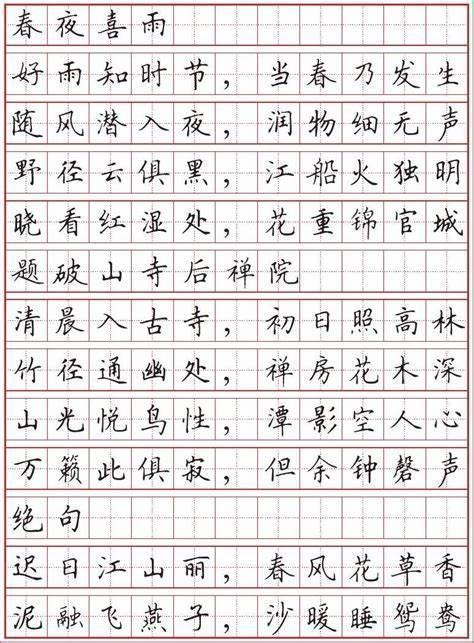
#> input picture PythonTest/images/th.jpg, 474 x 643 px, found by its file name
$ python detect_test.py   (older library calls are emulated)
#> lines starting #> are read from the running program, lines starting #| are printed output that depends on the picture; after the words box and inside, x2 and y2 are one past the last pixel; in counts of white or black regions, pixels touching at a corner belong together
import cv2
import numpy as np

# [97 lines left out: functions preprocess, findTextRegion, detect, not called in this run]

if __name__ == '__main__':

        # 读取文件
    imagePath = '/Users/amen/data/Learning/PythonTest/images/th.jpg'

    img = cv2.imread(imagePath)
#> img is the input picture: shape (643, 474, 3); mean B, G, R 223.9, 223.6, 227.1
    result = img.copy()

    gray = cv2.cvtColor(img,cv2.COLOR_BGR2GRAY)

    ret,thresh = cv2.threshold(gray,190,255,cv2.THRESH_BINARY)
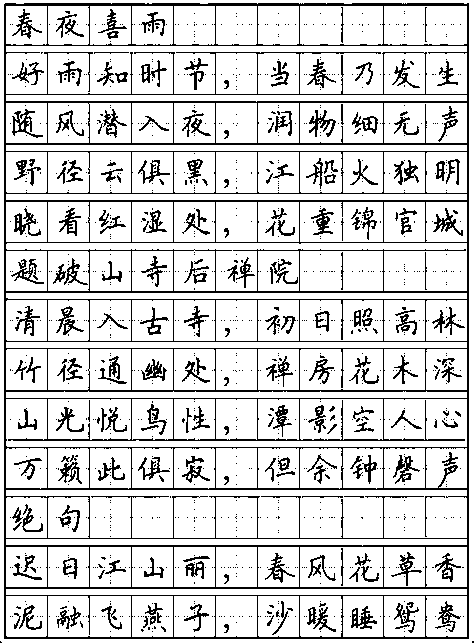
#> thresh: shape (643, 474); 83.6% white; black in thin lines or dots
    cv2.imwrite("thresh.jpg", thresh)

    kernel = cv2.getStructuringElement(cv2.MORPH_RECT, (5, 5))

    opened = cv2.morphologyEx(thresh, cv2.MORPH_OPEN, kernel)
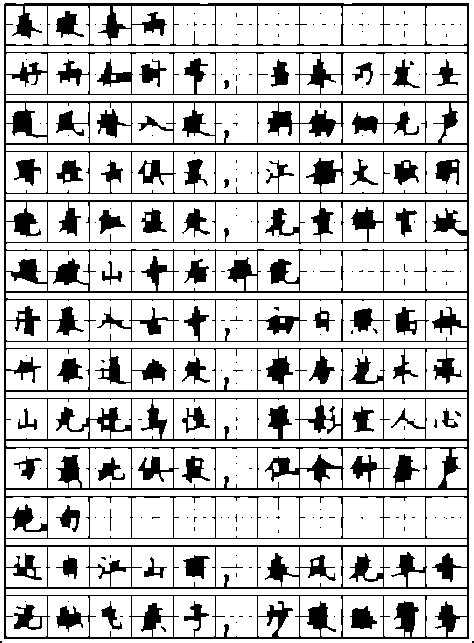
#> opened: shape (643, 474); 78.5% white; 197 black regions (159 under 20 px), largest, box (x1, y1, x2, y2) and area: (4, 3, 469, 639) 55423, (350, 606, 377, 629) 406, (435, 159, 460, 185) 385
    cv2.imwrite("opened.jpg", opened)

    eroded = cv2.erode(opened, kernel)
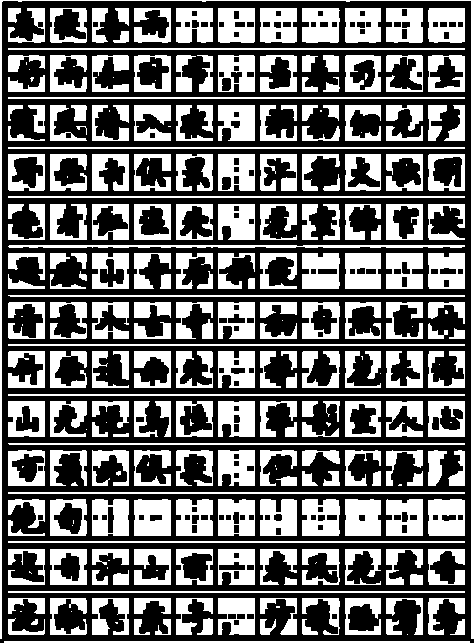
#> eroded: shape (643, 474); 41.9% white; 277 white regions (55 under 20 px)
    cv2.imwrite("eroded.jpg", eroded)

    contours, hierarchy = cv2.findContours(eroded,cv2.RETR_TREE,cv2.CHAIN_APPROX_SIMPLE)
#> contours = 427 contours, 56 with area under 20; largest, box (x1, y1, x2, y2) and area: (0, 0, 474, 639) 1928, (134, 55, 171, 92) 1279, (8, 154, 45, 191) 1278, (428, 55, 465, 92) 1278, (428, 499, 465, 536) 1272

    color = (0, 255, 0)
    for c in contours:
        x, y, w, h = cv2.boundingRect(c)
        cv2.rectangle(img, (x, y), (x + w, y + h), color, 1)
        temp = result[y:(y + h), x:(x + w)]
#> this loop made 427 passes
#> (x, y, w, h) on passes 4 to 6: (450, 619, 15, 16), (386, 619, 16, 16), (302, 619, 16, 16)
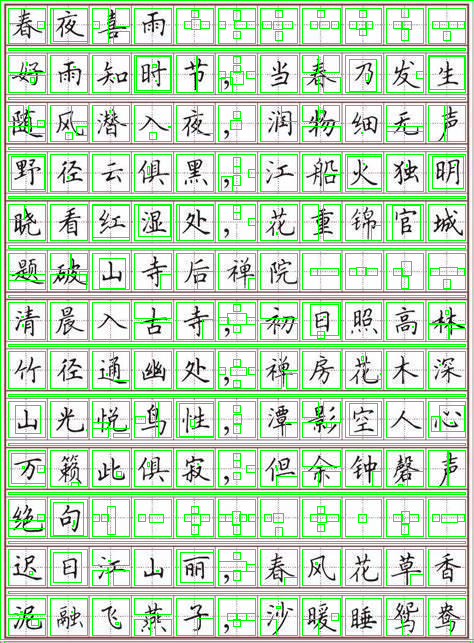
#> img: shape (643, 474, 3); 14.2% of pixels changed, all inside (x1, y1, x2, y2) = (0, 0, 474, 643)
        # cv2.imwrite("/Users/amen/data/Learning/PythonTest/images/result/" + str(x) + ".jpg", temp)

    cv2.imwrite("result.jpg", img)
    # detect(img)

$ run again, with PythonTest/images/back.jpg copied over PythonTest/images/th.jpg
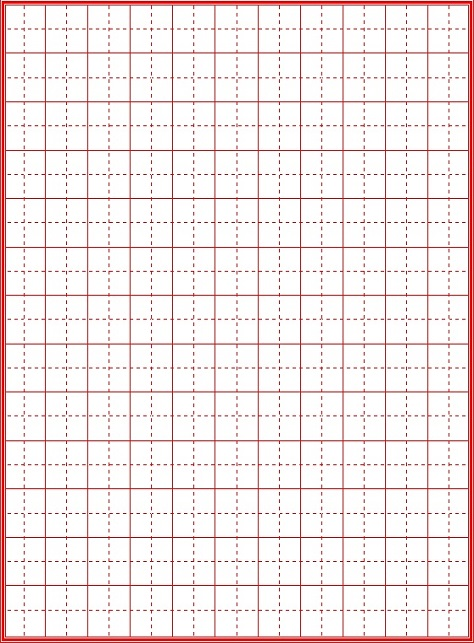
#> input picture PythonTest/images/back.jpg, 474 x 643 px, found by its file name
#> img is the input picture: shape (643, 474, 3); mean B, G, R 232.1, 232.4, 242.9
#> thresh: shape (643, 474); 88.9% white; 1497 black regions (1496 under 20 px), largest, box (x1, y1, x2, y2) and area: (0, 0, 474, 643) 26737
#> opened: shape (643, 474); 85.5% white; 1 black region, box (x1, y1, x2, y2) and area: (0, 0, 474, 643) 44168
#> `eroded = cv2.erode(opened, kernel)`:
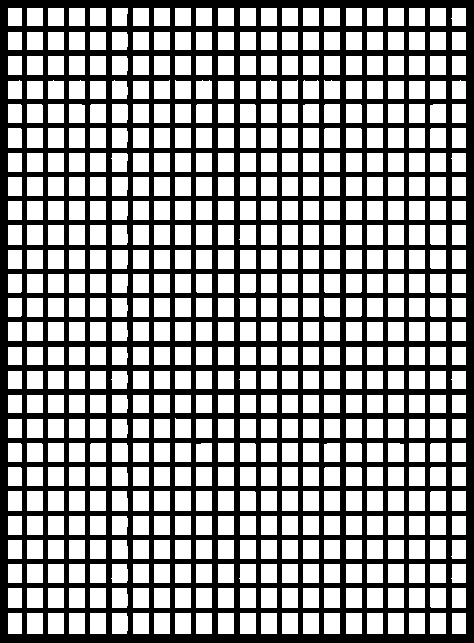
#> eroded: shape (643, 474); 56.3% white; 1 black region
#> contours = 572 contours; largest, box (x1, y1, x2, y2) and area: (430, 613, 446, 634) 300, (409, 613, 425, 634) 300, (388, 613, 404, 634) 300, (367, 613, 383, 634) 300, (346, 613, 362, 634) 300
#> the loop `for c in contours:` made 572 passes
#> (c, x, y, w, h) on passes 1 to 3: ([[452, 613], [452, 633], [465, 633], [465, 613]], 452, 613, 14, 21), ([[430, 613], [430, 633], [445, 633], [445, 613]], 430, 613, 16, 21), ([[409, 613], [409, 633], [424, 633], [424, 613]], 409, 613, 16, 21)
#> after the loop `for c in contours:`:
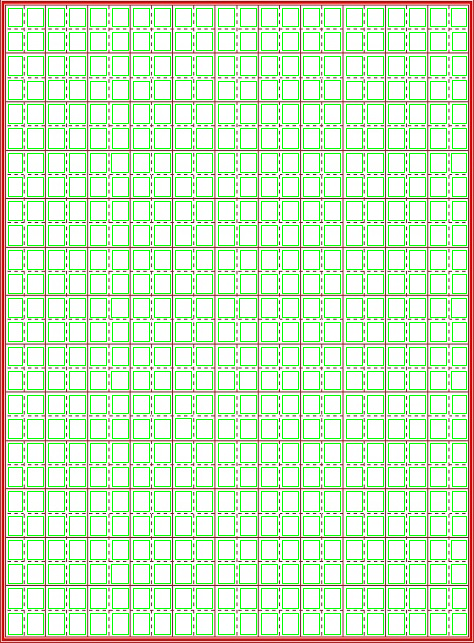
#> img: shape (643, 474, 3); 13.09% of pixels changed, all inside (x1, y1, x2, y2) = (8, 8, 467, 635)

$ run again, with PythonTest/images/test.jpg copied over PythonTest/images/th.jpg
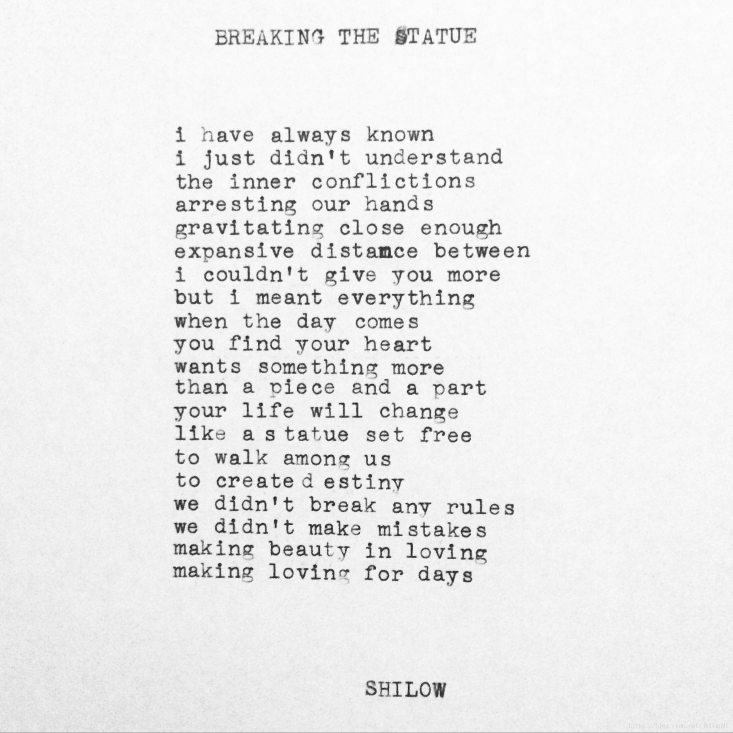
#> input picture PythonTest/images/test.jpg, 2197 x 2197 px, found by its file name (shown at 1/3 size)
#> img is the input picture: shape (2197, 2197, 3); mean B, G, R 235.9, 235.9, 235.9
#> `ret,thresh = cv2.threshold(gray,190,255,cv2.THRESH_BINARY)`:
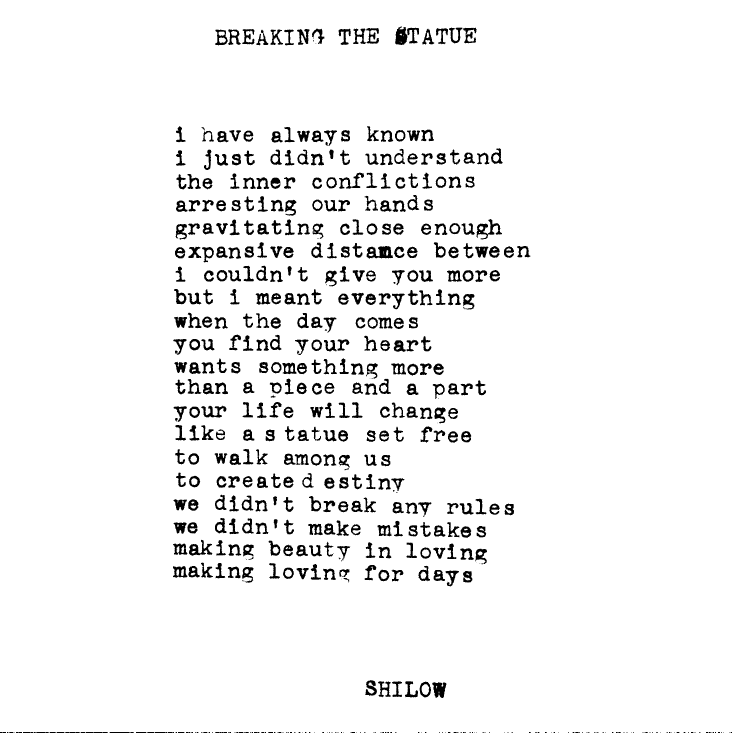
#> thresh: shape (2197, 2197) (shown at 1/3 size); 95% white; 617 black regions (209 under 20 px), largest, box (x1, y1, x2, y2) and area: (1100, 738, 1179, 776) 1880, (1429, 657, 1506, 719) 1599, (1185, 79, 1222, 135) 1478
#> opened: shape (2197, 2197); 94.8% white; 467 black regions (80 under 20 px), largest, box (x1, y1, x2, y2) and area: (1308, 83, 1430, 133) 2386, (519, 1688, 639, 1733) 2373, (1185, 79, 1257, 135) 2338
#> eroded: shape (2197, 2197); 91.1% white; 437 black regions (25 under 20 px)
#> contours = 679 contours, 183 with area under 20; largest, box (x1, y1, x2, y2) and area: (0, 0, 2197, 2197) 4817624, (1305, 80, 1433, 136) 4946, (922, 1558, 1050, 1611) 4196, (516, 1685, 642, 1736) 4138, (810, 1083, 924, 1126) 3840
#> the loop `for c in contours:` made 679 passes
#> (x, y, w, h) on passes 1 to 3: (0, 0, 2197, 2197), (1294, 2044, 48, 53), (1256, 2042, 40, 53)
#> after the loop `for c in contours:`:
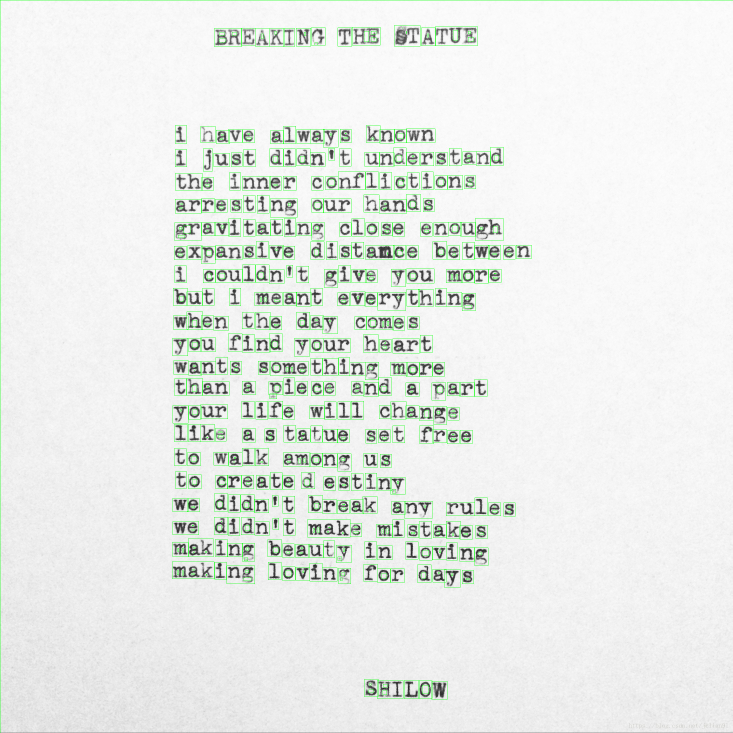
#> img: shape (2197, 2197, 3) (shown at 1/3 size); mean B, G, R 232.1, 236.1, 232.1
